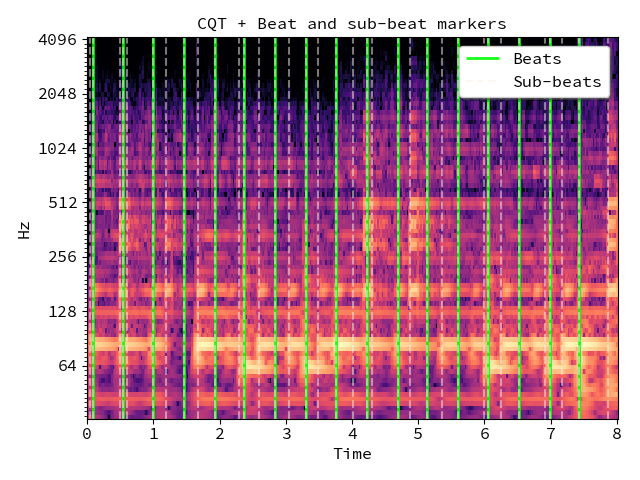

Here is the Python script that generated this plot:
# Load audio, detect beat frames, and subdivide in twos by CQT

y, sr = librosa.load(librosa.util.example_audio_file(), duration=8)
tempo, beats = librosa.beat.beat_track(y=y, sr=sr, hop_length=512)
beat_times = librosa.frames_to_time(beats, sr=sr, hop_length=512)
cqt = np.abs(librosa.cqt(y, sr=sr, hop_length=512))
subseg = librosa.segment.subsegment(cqt, beats, n_segments=2)
subseg_t = librosa.frames_to_time(subseg, sr=sr, hop_length=512)
subseg
# array([  0,   2,   4,  21,  23,  26,  43,  55,  63,  72,  83,
# 97, 102, 111, 122, 137, 142, 153, 162, 180, 182, 185,
# 202, 210, 221, 231, 241, 256, 261, 271, 281, 296, 301,
# 310, 320, 339, 341, 344, 361, 368, 382, 389, 401, 416,
# 420, 430, 436, 451, 456, 465, 476, 489, 496, 503, 515,
# 527, 535, 544, 553, 558, 571, 578, 590, 607, 609, 638])

import matplotlib.pyplot as plt
plt.figure()
librosa.display.specshow(librosa.amplitude_to_db(cqt,
                                                 ref=np.max),
                         y_axis='cqt_hz', x_axis='time')
lims = plt.gca().get_ylim()
plt.vlines(beat_times, lims[0], lims[1], color='lime', alpha=0.9,
           linewidth=2, label='Beats')
plt.vlines(subseg_t, lims[0], lims[1], color='linen', linestyle='--',
           linewidth=1.5, alpha=0.5, label='Sub-beats')
plt.legend(frameon=True, shadow=True)
plt.title('CQT + Beat and sub-beat markers')
plt.tight_layout()
